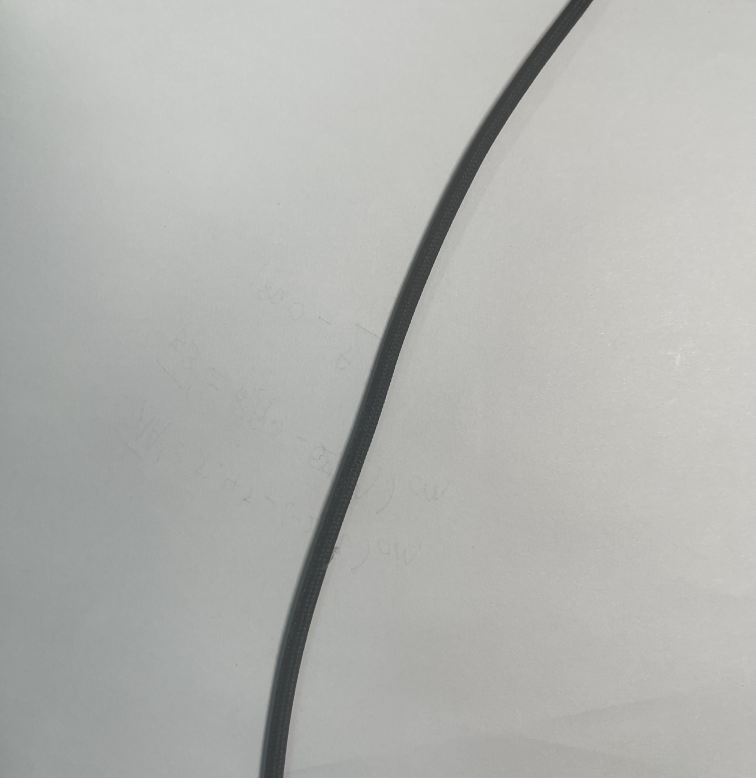
#> input picture real_test.jpg, 3023 x 3112 px (shown at 1/4 size)
$ python real_extractor.py
#> lines starting #> are read from the running program, lines starting #| are printed output that depends on the picture; after the words box and inside, x2 and y2 are one past the last pixel; in counts of white or black regions, pixels touching at a corner belong together
import cv2
import numpy as np
import matplotlib.pyplot as plt

def extract_real_object_curve(image_path):
#> called with image_path = 'real_test.jpg'
    print(f"🔍 正在讀取真實世界圖片: {image_path}")

    img = cv2.imread(image_path)
#> img is the input picture: shape (3112, 3023, 3); mean B, G, R 176.5, 179.7, 178.7
    if img is None:
        print("❌ 找不到圖片，請檢查檔名是不是 real_test.jpg！")
        return

    # 1. 等比例縮放與 ROI 裁切
    h, w = img.shape[:2]
#> h = 3112; w = 3023
    scale = 800 / h
#> scale = 0.257
    img = cv2.resize(img, (int(w * scale), 800))
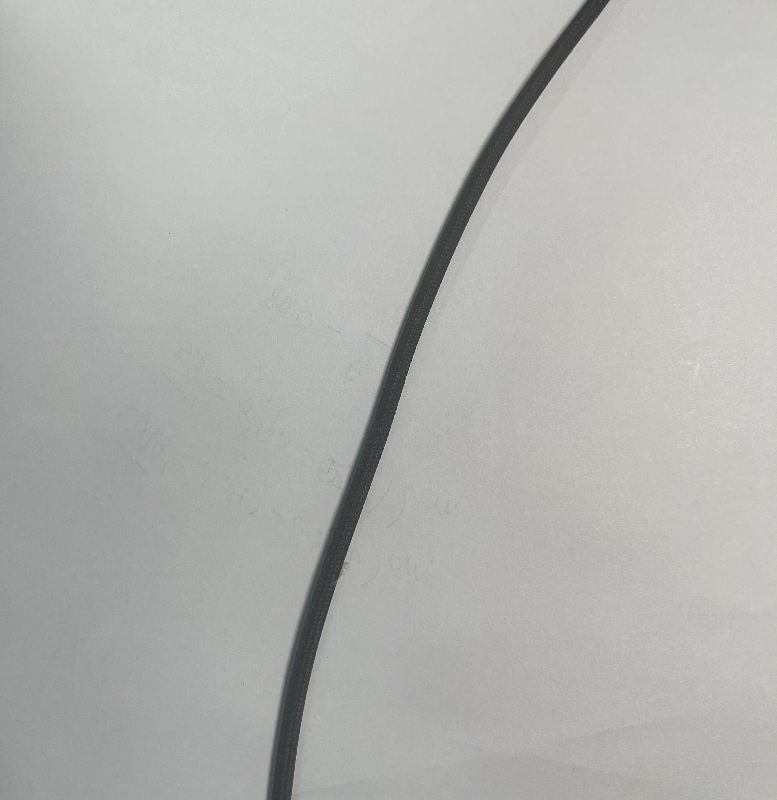
#> img: shape (800, 777, 3); mean B, G, R 176.4, 179.6, 178.6
    img = img[40:-40, 40:-40]
#> img: shape (720, 697, 3)

    # 2. 灰階、高斯模糊與 Canny 邊緣偵測
    gray = cv2.cvtColor(img, cv2.COLOR_BGR2GRAY)
    blurred = cv2.GaussianBlur(gray, (7, 7), 0)
    edges = cv2.Canny(blurred, 40, 120)
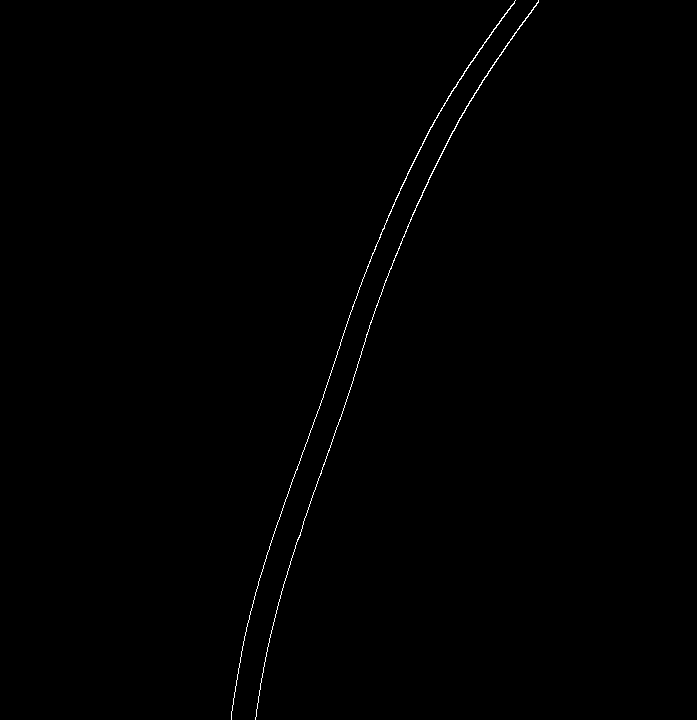
#> edges: shape (720, 697); 0.34% white in thin lines or dots, all inside (x1, y1, x2, y2) = (231, 0, 539, 720)

    # 3. 尋找輪廓
    contours, _ = cv2.findContours(edges, cv2.RETR_EXTERNAL, cv2.CHAIN_APPROX_NONE)
#> contours = 2 contours; box (x1, y1, x2, y2) and area: (255, 0, 539, 720) 143, (231, 0, 516, 720) 127
    canvas = np.zeros_like(img)

    if len(contours) > 0:
        # 找出最長的主結構 (電線 / 懸鏈線)
        longest_contour = max(contours, key=lambda c: cv2.arcLength(c, closed=False))
#> longest_contour = contour of 1438 points, box (x1, y1, x2, y2) (231, 0, 516, 720), area 127

        cv2.drawContours(canvas, [longest_contour], -1, (0, 255, 0), 2)
        cv2.drawContours(img, [longest_contour], -1, (0, 255, 0), 2)
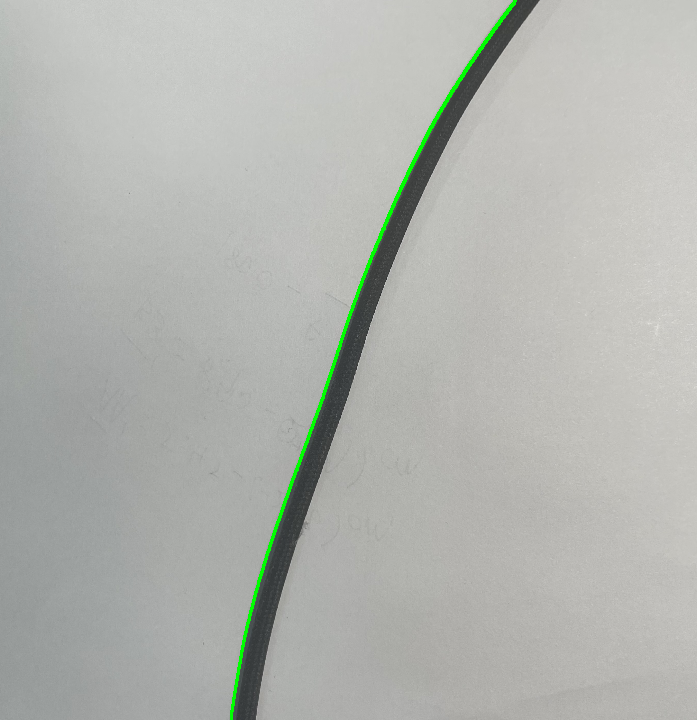
#> img: shape (720, 697, 3); mean B, G, R 175.4, 180.1, 177.7

        # ==========================================
        # ✨ 終極融合：將實體輪廓轉化為工程座標數據
        # ==========================================
        print("\n🚀 啟動逆向工程：正在擷取結構變形座標...")

        # OpenCV 預設的輪廓陣列形狀是 (N, 1, 2)，我們將其攤平成 (N, 2)
        points = longest_contour.reshape(-1, 2)
#> points = 1438 pairs, first value 231 to 515, second value 0 to 719
        print(f"✅ 成功抓取到 {len(points)} 個物理結構資料點！")
#| ✅ 成功抓取到 1438 個物理結構資料點！

        x_coords = points[:, 0]
#> x_coords = 1438 values, max 515 at index 0, min 231 at index 711, mean 343.4
        y_coords = points[:, 1]
#> y_coords = 1438 values, max 719 at index 719, min 0 at index 0, mean 359.5

        # 先顯示影像處理的結果
        cv2.imshow("1. Real-World Target", img)
        cv2.imshow("2. Extracted Edge", canvas)
        print("👀 請按鍵盤『任意鍵』關閉圖片視窗，系統將自動生成結構分析圖表...")
        cv2.waitKey(0)
        cv2.destroyAllWindows()

        # ==========================================
        # 繪製數位化後的數據散佈圖 (力學圖表展示)
        # ==========================================
        plt.figure(figsize=(10, 6))

        # 這次我們用顯眼的紅色點雲來標示結構變形
        plt.scatter(x_coords, -y_coords, s=2, c='red')

        plt.title("Real-World Structural Deformation Digitization")
        plt.xlabel("X Coordinate (Pixels)")
        plt.ylabel("Y Coordinate (Inverted)")
        plt.grid(True)

        # 絕對不能忘記的靈魂：鎖定真實物理比例！
        plt.axis('equal')

        plt.show()
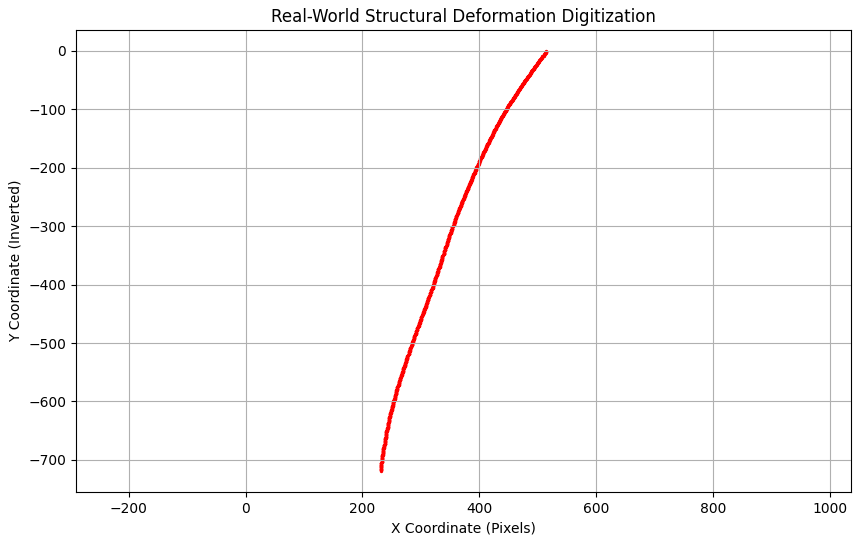
#> figure drawn by matplotlib, 1 panel

    else:
        print("⚠️ 找不到任何邊緣。")

# 執行程式碼
extract_real_object_curve('real_test.jpg')
